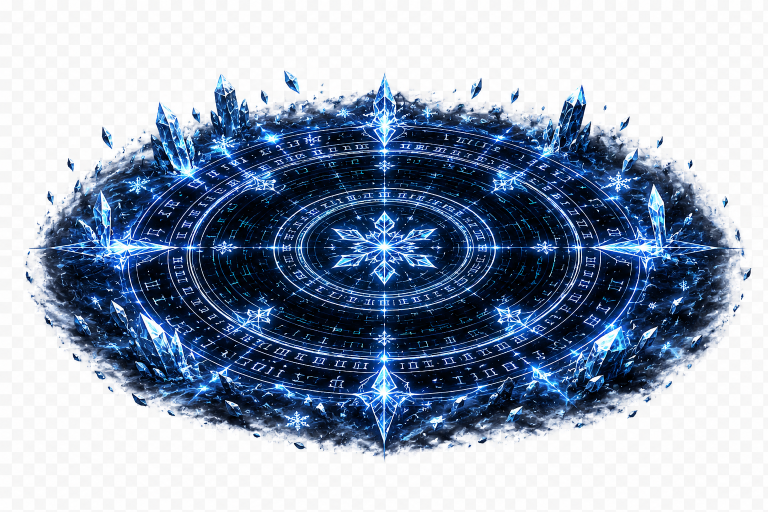
#> input picture assets/reference/anim-cast-nox.png, 1536 x 1024 px, given in place of anim-slash-sol.png, which was not available (shown at 1/2 size); the run also reads 1 picture not shown here
$ python slice-anim.py ../../assets/reference/anim-cast-nox.png
#> lines starting #> are read from the running program, lines starting #| are printed output that depends on the picture; pictures that were not available may be replaced by others from this repository, and a replacement may not be noted
#!/usr/bin/env python3
"""Slice the REQUIEM combat-animation reference sheets into per-frame transparent PNGs.

Dara's animation sheets (assets/reference/anim-*.png) are *reference* sheets: rows of labelled
frames on a white (character) or transparent (effect/impact) background, with baked-in caption
text below the art. This tool crops just the art of each frame — explicit boxes per sheet, since
the sheets aren't clean grids (the beam is one continuous streak; the explosion bursts overlap) —
knocks the white background off the character sheet, tight-crops to the art, and writes numbered
frames to app/assets/fx/<set>/NN.png for the combat animation compositor (ui/skillAnimator).

Run:  python3 app/tools/slice-anim.py [--montage]
Frames resolve at runtime via core/assets.ts (import.meta.glob over app/assets/**).
"""
import os, sys
from collections import deque
from PIL import Image

REF = os.path.join(os.path.dirname(__file__), "..", "..", "assets", "reference")
OUT = os.path.join(os.path.dirname(__file__), "..", "assets", "fx")
BODIES = os.path.join(os.path.dirname(__file__), "..", "assets", "bodies")

# ── Universal mana-SLASH impact VFX (per Attunement) ─────────────────────────────────────────────
# Dara's five slash sheets (assets/reference/anim-slash-<att>.png) are single transparent crescents — a
# curved energy slash with particle flecks, one per Attunement (SOL gold, NOX blue, ANIMA green, QUANTA
# red, UMBRAXIS purple). We just tight-crop to the art and downscale. The combat compositor
# (ui/skillAnimator.playSlash) plays them over the struck unit, tinted by the attacker's Attunement,
# with an animated fade-in→peak→fade-out + particle burst. Output: app/assets/fx/slash-<att>.png.
SLASH_ATTS = ["sol", "nox", "anima", "quanta", "umbraxis"]
SLASH_MAX = 512           # cap the long edge (they render scaled to the target sprite; keeps it lean)

# ── Mana CASTING-CIRCLE VFX (per Attunement) ─────────────────────────────────────────────────────
# Dara's five casting circles (assets/reference/anim-cast-<att>.png) are 1536x1024 ground-perspective
# magic circles on a near-WHITE CHECKERBOARD (painted, not real alpha). We knock the checker off by how
# far each pixel deviates from the bright neutral background (DARK runic interiors and COLOURED glow are
# kept; the ~248 checker → transparent), tight-crop, and downscale. The combat compositor
# (ui/skillAnimator.playCast) lays one under the caster's feet during an ability cast, tinted by the
# hero's Attunement, fading in then slowly rotating + pulsing. Output: app/assets/fx/cast-<att>.png.
CAST_ATTS = ["sol", "nox", "anima", "quanta", "umbraxis"]
CAST_MAX = 640            # cap the long edge (ground decals are wide; a bit larger than the slash)

# ── HEALING-CIRCLE VFX (per Attunement) ──────────────────────────────────────────────────────────
# Dara's five healing effects (assets/reference/anim-heal-<att>.png) are tall COLUMNS on a near-white
# checkerboard: a ground magic-circle at the base with themed energy/particles swirling upward. We knock
# the checker off (same darkness+saturation deviation as the casting circles) and split each into two
# layers — heal-disc-<att> (the base ground circle, which the compositor rotates flat) and
# heal-col-<att> (the rising swirl/particles, which pulses). The combat compositor
# (ui/skillAnimator.playHeal) lays them UNDER the healed target, tinted by the CASTER's Attunement.
HEAL_ATTS = ["sol", "nox", "anima", "quanta", "umbraxis"]
HEAL_MAX = 560
HEAL_DISC_BAND = 0.66     # bottom fraction that holds the ground circle
HEAL_COL_BAND = 0.82      # top fraction that holds the rising column (overlaps the disc a touch)

# Per-sheet frame boxes: (x0, x1) column span + (y0frac, y1frac) art window (excludes caption band).
# Derived from the sheets' content profiles (see commit notes); explicit because the art doesn't
# sit on a clean grid.
SHEETS = {
    "photon-vanguard": {
        "src": "anim-photon-vanguard-char.png", "knockout_white": True, "ywin": (0.14, 0.66),
        "frames": [  # the 5 firing poses: idle, load, aim, fire, final
            ("01", 16, 300), ("02", 300, 576), ("03", 576, 896), ("04", 896, 1216), ("05", 1216, 1512),
        ],
    },
    "photon-beam": {
        "src": "anim-photon-beam.png", "knockout_white": False, "ywin": (0.05, 0.55),
        # UNIFORM beam: the compositor rotates + stretches this bar from the muzzle to the target,
        # so it reads as one clean beam (the original streak tapered to faint points at both ends,
        # which looked disjointed and never reached the gun). Built from the streak's bright core.
        "uniform_beam": (440, 1383),
    },
    "sol-aloha": {
        "src": "anim-sol-aloha-impact.png", "knockout_white": False, "ywin": (0.04, 0.60),
        "frames": [  # contact, pinnacle, pinnacle, lessens, fade
            ("01", 0, 305), ("02", 305, 610), ("03", 610, 916), ("04", 959, 1258), ("05", 1307, 1490),
        ],
    },
    # ── Reusable projectile-attack VFX (SOL) ─────────────────────────────────────────────────────
    # A gun-style basic attack: muzzle flash at the barrel → a tracer bullet that travels to the
    # target → an impact burst on the foe. Generic gold-on-dark sets, meant for ANY class/ability
    # that fires a projectile (catalogued in docs/art/projectile-vfx.md). White-background sheets
    # with number labels above + caption text below the art, so the ywin bounds just the art band.
    "muzzle-flash-sol": {
        "src": "anim-muzzle-flash-sol.png", "knockout_white": True, "ywin": (0.30, 0.66),
        "drop_caption": True,
        # 3 frames: compressed spark → spark expands forward → solar particles shoot out. (The sheet's
        # 4th "particles fade" frame is too faint to slice cleanly; the compositor fades the final
        # frame out, which covers that beat.) drop_caption trims the "1-4" label below each effect.
        "frames": [
            ("01", 40, 330), ("02", 384, 740), ("03", 760, 1150),
        ],
    },
    "bullet-tracer": {
        "src": "anim-bullet-projectile.png", "knockout_white": True, "ywin": (0.37, 0.66),
        "drop_caption": True,
        # ONE clean tracer (the compact frame-1 bullet with its symmetric trail): the compositor
        # rotates it along the muzzle→target line and TRANSLATES it across the stage, so the screen
        # travel IS the motion. (Frames 2-4 are one continuous, merged streak — slicing them yields
        # disjoint cut segments, the same problem the photon-beam had; a single tracer reads cleaner.)
        "frames": [("01", 16, 332)],
    },
    "bullet-impact": {
        "src": "anim-bullet-impact.png", "knockout_white": True, "ywin": (0.20, 0.74),
        "drop_caption": True,
        "frames": [  # sparkle contact, starburst pinnacle, outward solar explosion, fade
            ("01", 56, 300), ("02", 344, 745), ("03", 768, 1135), ("04", 1180, 1460),
        ],
    },
}

# Single hero idle/battle sprites → written as the class body (bodies/<out>.png). Source may already
# be transparent (preferred — cleanest), else a flat GRAY background knocked out by low-chroma flood.
# Dara's idle for the Photon Vanguard (SOL × Rifle) is a clean transparent PNG.
SINGLE_BODIES = {
    "sol-rifle": {"src": "anim-photon-vanguard-idle.png"},
    "umbraxis-daggers": {"src": "idle-umbraxis-daggers.png"}, # The Lagrangian (UMBRAXIS × Dual Daggers)
}


# [46 lines left out: functions knock_white, drop_caption, not called in this run]


def tight(im, pad=6, thr=20):
    """Crop to the alpha bounding box (+pad)."""
#> called with pad = 4, thr = 20
    px = im.load(); W, H = im.size
    xs0, ys0, xs1, ys1 = W, H, 0, 0; found = False
    for y in range(H):
        for x in range(W):
            if px[x, y][3] > thr:
                found = True
                xs0 = min(xs0, x); ys0 = min(ys0, y); xs1 = max(xs1, x); ys1 = max(ys1, y)
    if not found:
        return im
    xs0 = max(0, xs0 - pad); ys0 = max(0, ys0 - pad); xs1 = min(W, xs1 + pad + 1); ys1 = min(H, ys1 + pad + 1)
    return im.crop((xs0, ys0, xs1, ys1))


# [24 lines left out: function knock_gray, not called in this run]


def slice_slash(att):
    """Tight-crop one Attunement's slash crescent to its art and downscale → fx/slash-<att>.png."""
    src = Image.open(os.path.join(REF, f"anim-slash-{att}.png")).convert("RGBA")
    fr = tight(src, pad=4)
    if max(fr.size) > SLASH_MAX:
        s = SLASH_MAX / max(fr.size)
        fr = fr.resize((max(1, round(fr.width * s)), max(1, round(fr.height * s))), Image.LANCZOS)
    fr.save(os.path.join(OUT, f"slash-{att}.png"))
    print(f"slash-{att}.png  ({fr.width}x{fr.height})")
#| slash-sol.png  (512x341)
#> pass 2 of the loop in main, `for att in SLASH_ATTS:`:
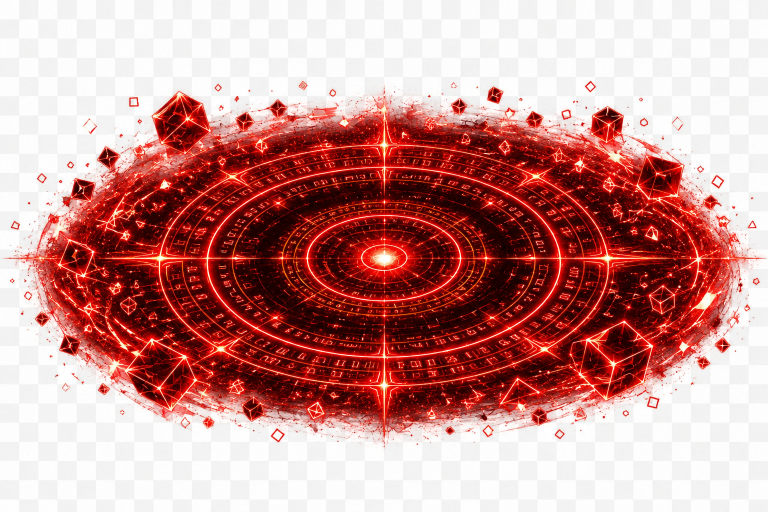
#> input picture assets/reference/anim-cast-quanta.png, 1536 x 1024 px, given in place of anim-slash-nox.png, which was not available (shown at 1/2 size)
#| slash-nox.png  (512x341)


def slice_cast(att):
    """Knock the checker off one Attunement's casting circle, tight-crop, downscale → fx/cast-<att>.png."""
#> called with att = 'sol'
    import numpy as np
    rgb = np.asarray(Image.open(os.path.join(REF, f"anim-cast-{att}.png")).convert("RGB")).astype(float)
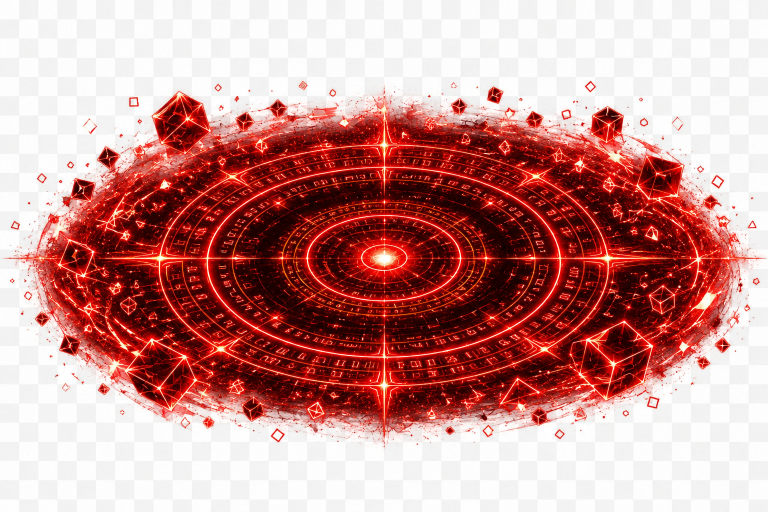
#> rgb: shape (1024, 1536, 3) float64 (shown at 1/2 size); mean R, G, B 199.2, 144.8, 141.7
    r, g, b = rgb[..., 0], rgb[..., 1], rgb[..., 2]
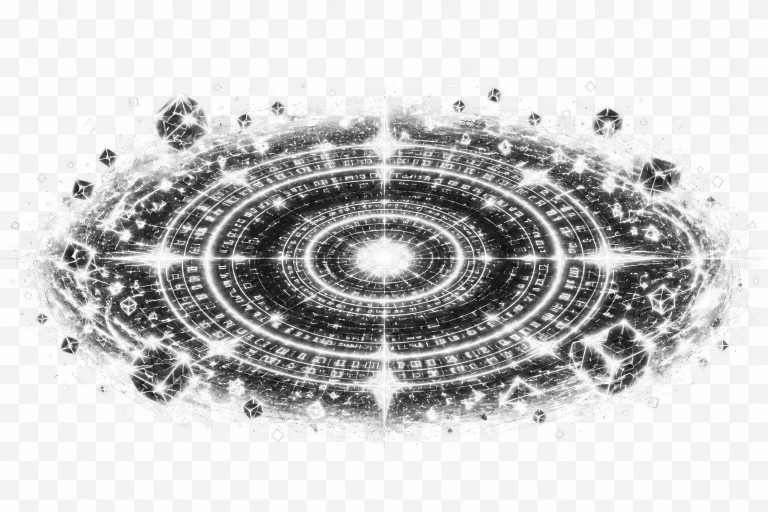
#> r: shape (1024, 1536) float64 (shown at 1/2 size); min 10, max 255, mean 199.2
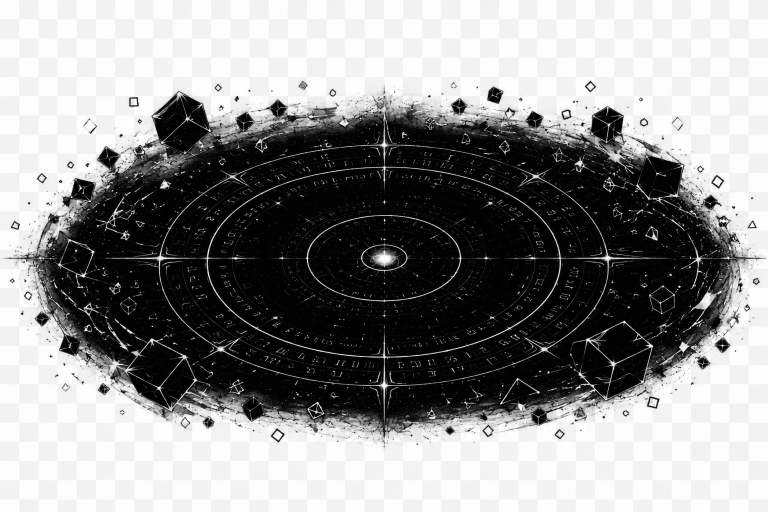
#> b: shape (1024, 1536) float64 (shown at 1/2 size); min 0, max 255, mean 141.7
    minc = np.minimum(np.minimum(r, g), b)
    sat = np.maximum(np.maximum(r, g), b) - minc
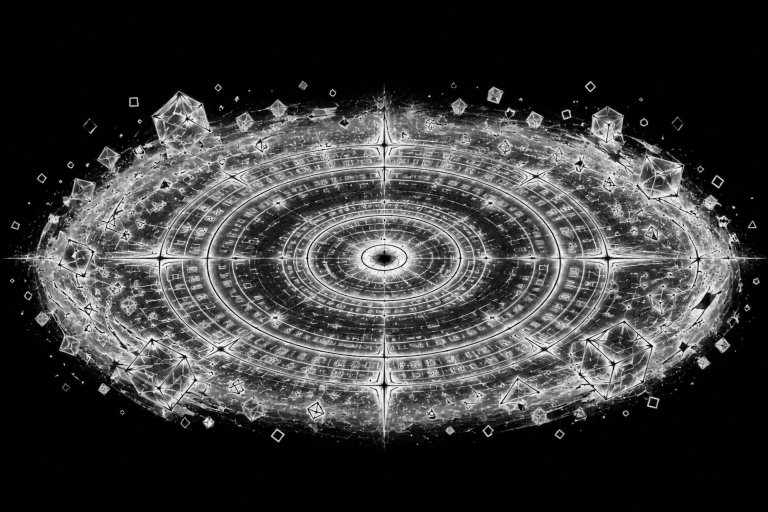
#> sat: shape (1024, 1536) float64 (shown at 1/2 size); min 0, max 254, mean 57.7
    # opaque where the pixel is DARKER than the bright checker OR colourful; the ~248 neutral checker → 0
    al = np.clip((np.clip(250 - minc - 10, 0, None) + np.clip(sat - 10, 0, None)) / 60.0, 0, 1)
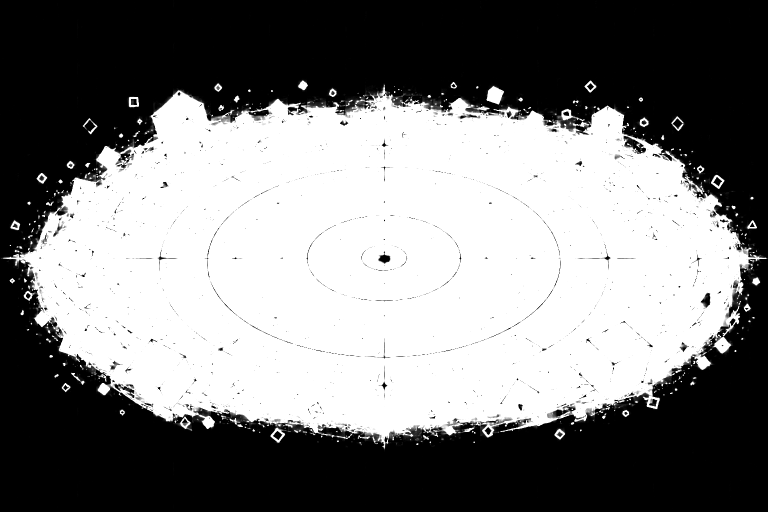
#> al: shape (1024, 1536) float64 (shown at 1/2 size); min 0, max 1, mean 0.491
    out = np.dstack([np.clip(rgb, 0, 255).astype(np.uint8), (al * 255).astype(np.uint8)])
    fr = tight(Image.fromarray(out, "RGBA"), pad=4)
#> in tight (call 6), `return im.crop((xs0, ys0, xs1, ys1))`:
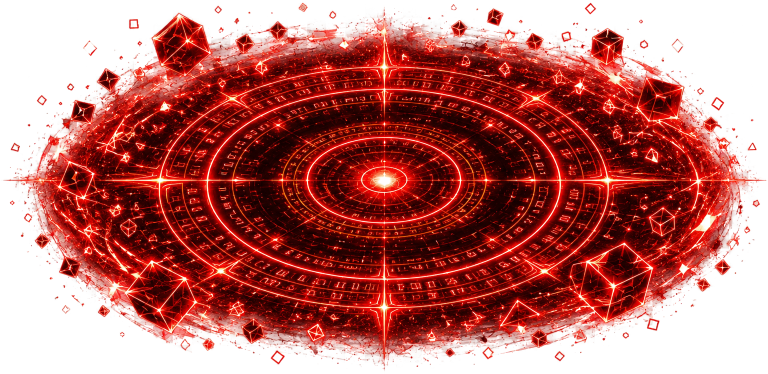
#> returned value: PIL image 1536x748 RGBA (shown at 1/2 size); mean R, G, B, A 181.3, 106.9, 102.6, 171.5; transparent parts drawn white
    if max(fr.size) > CAST_MAX:
        s = CAST_MAX / max(fr.size)
        fr = fr.resize((max(1, round(fr.width * s)), max(1, round(fr.height * s))), Image.LANCZOS)
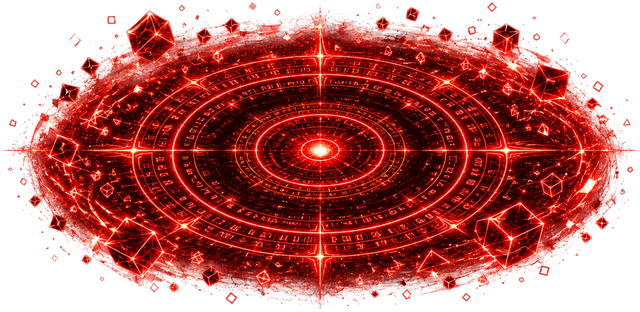
#> fr: PIL image 640x312 RGBA; mean R, G, B, A 116.8, 41.2, 36.7, 171.3; transparent parts drawn white
    fr.save(os.path.join(OUT, f"cast-{att}.png"))
    print(f"cast-{att}.png  ({fr.width}x{fr.height})")
#| cast-sol.png  (640x312)


# [37 lines left out: functions _downscale, slice_heal, uniform_beam, not called in this run]


def main():
    montage = "--montage" in sys.argv
    os.makedirs(BODIES, exist_ok=True)
    for att in SLASH_ATTS:                         # per-Attunement universal mana-slash impact VFX
        slice_slash(att)
    for att in CAST_ATTS:                          # per-Attunement mana casting circles
        slice_cast(att)
#> pass 2 of the loop in main, `for att in CAST_ATTS:`:
#> in slice_cast (call 2), `al = np.clip((np.clip(250 - minc - 10, 0, None) + np.clip(sat - 10, 0,..`:
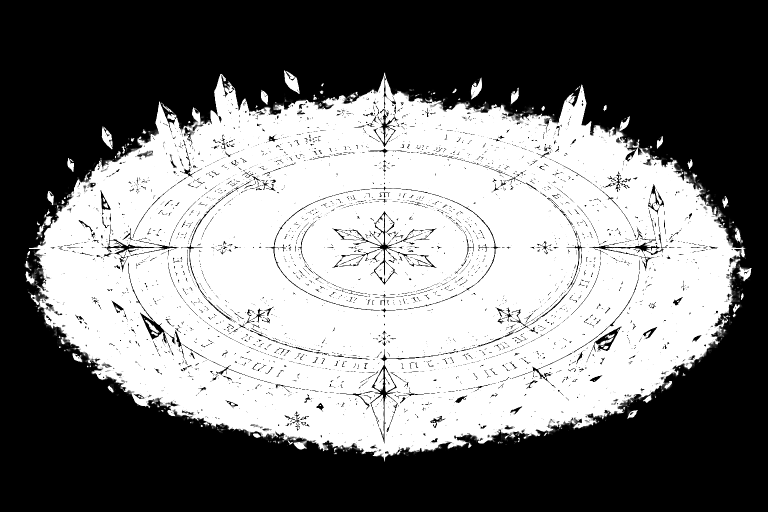
#> al: shape (1024, 1536) float64 (shown at 1/2 size); min 0, max 1, mean 0.479
#> in slice_cast (call 2), `fr = fr.resize((max(1, round(fr.width * s)), max(1, round(fr.height * ..`:
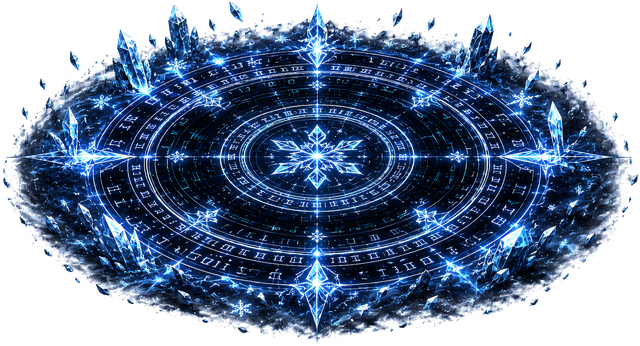
#> fr: PIL image 640x346 RGBA; mean R, G, B, A 36, 55.3, 83.8, 164.9; transparent parts drawn white
#| cast-nox.png  (640x346)
    for att in HEAL_ATTS:                          # per-Attunement healing circles (disc + column)
        slice_heal(att)
    for out, cfg in SINGLE_BODIES.items():       # single idle sprites → class bodies
        sp = Image.open(os.path.join(REF, cfg["src"])).convert("RGBA")
        if cfg.get("spread"):                     # gray-background source: knock it out
            sp = knock_gray(sp, cfg["spread"])
        sp = tight(sp)                            # transparent source: just crop to the figure
        sp.save(os.path.join(BODIES, f"{out}.png"))
        print(f"body {out} <- {cfg['src']} ({sp.size[0]}x{sp.size[1]})")
    for setname, cfg in SHEETS.items():
        src = Image.open(os.path.join(REF, cfg["src"])).convert("RGBA")
        W, H = src.size
        y0, y1 = int(cfg["ywin"][0] * H), int(cfg["ywin"][1] * H)
        outdir = os.path.join(OUT, setname); os.makedirs(outdir, exist_ok=True)
        thumbs = []; cells = {}
        if cfg.get("uniform_beam"):           # build a clean uniform beam, with a subtle intensity pulse
            bx0, bx1 = cfg["uniform_beam"]
            base = uniform_beam(src.crop((bx0, y0, bx1, y1)))
            for i, mult in enumerate([0.82, 1.0, 0.9]):
                fr = base.copy()
                fr.putalpha(fr.getchannel("A").point(lambda v: int(v * mult)))
                fr.save(os.path.join(outdir, f"0{i + 1}.png")); thumbs.append(fr)
            print(f"{setname}: 3 uniform-beam frames -> {outdir}")
            continue
        for name, x0, x1 in cfg["frames"]:
            cell = src.crop((x0, y0, x1, y1))
            if cfg["knockout_white"]:
                cell = knock_white(cell)
            if cfg.get("drop_caption"):
                cell = drop_caption(cell)
            cell = tight(cell)
            cell.save(os.path.join(outdir, f"{name}.png"))
            cells[name] = cell; thumbs.append(cell)
        print(f"{setname}: {len(cfg['frames'])} frames -> {outdir}")
        if cfg.get("body_from"):  # also use one frame as a class battle body (idle sprite)
            os.makedirs(BODIES, exist_ok=True)
            bpath = os.path.join(BODIES, f"{cfg['body_out']}.png")
            cells[cfg["body_from"]].save(bpath)
            print(f"  body (frame {cfg['body_from']}) -> {bpath}")
        if montage:
            mh = 200; pad = 8
            ws = [int(t.width * mh / t.height) for t in thumbs]
            sheet = Image.new("RGBA", (sum(ws) + pad * (len(thumbs) + 1), mh + 2 * pad), (30, 30, 40, 255))
            x = pad
            for t, w in zip(thumbs, ws):
                sheet.paste(t.resize((w, mh)), (x, pad), t.resize((w, mh)))
                x += w + pad
            mpath = os.path.join(OUT, f"_montage-{setname}.png"); sheet.convert("RGB").save(mpath)
            print(f"  montage -> {mpath}")


if __name__ == "__main__":
#> (the run stopped early here; a loop or call above may not have finished)
